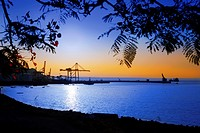
#> input picture Tagging/Images/0047.jpg, 200 x 133 px
$ python KMeansTest.py   (Python 2 division)
#> lines starting #> are read from the running program, lines starting #| are printed output that depends on the picture
### Tagging/KMeans.py
#!/usr/bin/python
# -*- coding: utf-8 -*-

"""
Classes:
 - :class:`KMeans`\n
Functions:
 - :func:`distance(X, C)<distance>`
"""

import sys

reload(sys)
sys.setdefaultencoding('utf8')

import numpy as np
import matplotlib.pyplot as plt
from sklearn.decomposition import PCA
import mpl_toolkits.mplot3d.axes3d as axes3d
from sklearn.cluster import KMeans as camins
from sklearn.metrics import euclidean_distances, calinski_harabaz_score, silhouette_score  # pairwise_distances_argmin


# [41 lines left out: function gap, not called in this run]


def distance(X, C):
    """Calculates the distance between each pixcel and each centroid.

    :param numpy.ndarray X: PxD 1st set of data points (usually data points).
    :param numpy.ndarray C: KxD 2nd set of data points (usually cluster centroids points).

    :rtype: numpy.ndarray
    :return: PxK position ij is the distance between the i-th point of X and the j-th point of C.
    """
    # np.array([np.sqrt(np.sum((X - c) ** 2, axis=1)) for c in C])  # Mas lento y en _cluster_points() axis=0
    return euclidean_distances(X, C)


class KMeans:
    def __init__(self, X, K, options=None):
        """Constructor of KMeans class

        :param numpy.ndarray X: input data
        :param int K: number of centroids
        :param dict or None options: dctionary with options
        """
        self.pca = None
        self.rgb_centroids = None
        self._init_options(options if options else {})     # DICT options
        self._init_X(X)                                    # LIST data coordinates
        self._init_rest(K)                                 # Initializes de rest of the object

    def _init_X(self, X):
        """Initialization of all pixels.
        Sets X an as an array of data in vector form (PxD where P=N*M and D=3 in the above example).

        :param numpy.ndarray X: list of all pixel values. Usually a numpy array containing an image NxMx3.
            Color-space position (R, G , B) must be at deepest array.
        """
        self.X = X.reshape(-1, X.shape[-1]).astype(np.float64)

    def _init_options(self, options):
        """Initialization of options in case some fields are left undefined

        :param dict options: dictionary with options sets de options parameters
        """
        if 'km_init' not in options:
            options['km_init'] = 'first'
        if 'verbose' not in options:
            options['verbose'] = False
        if 'tolerance' not in options:
            options['tolerance'] = 0
        if 'max_iter' not in options:
            options['max_iter'] = np.inf
        if 'fitting' not in options:
            options['fitting'] = 'fisher'

        options['km_init'] = options['km_init'].lower()
        options['fitting'] = options['fitting'].lower()

        self.options = options

    def _init_rest(self, K):
        """Initialization of the remainig data in the class.

        :param int K: number of centroids
        """
        self.K = K                                              # INT number of clusters
        if self.K > 0:
            self._init_centroids()                              # LIST centroids coordinates
            self.old_centroids = np.empty_like(self.centroids)  # LIST coordinates of centroids from previous iteration
            self.clusters = np.zeros(len(self.X))           # LIST list that assignes each element of X into a cluster
            self._cluster_points()                              # sets the first cluster assignation
        self.num_iter = 0                                       # INT current iteration

    init = {'first', 'random', 'kmeans++'}

    def _init_centroids(self):
        """Initialization of centroids depends on self.options['km_init']"""
        if self.X.shape[0] < self.K:
            print("La imagen tiene menos de " + str(self.K) + " pixeles, usando K igual a " + str(self.X.shape[0]))
            self.K = self.X.shape[0]

        centros = []
        if self.options['km_init'] == 'first':
            # c = np.unique(self.X, axis=1)[:self.K]  # Mas lento
            for pixel in self.X:
                pixel = pixel.tolist()
                if pixel not in centros:
                    centros.append(pixel)
                    if len(centros) == self.K:
                        break
        elif self.options['km_init'] == 'random':
            for pixel in np.random.randint(0, self.X.shape[0], size=self.K + int(np.sqrt(self.X.shape[0]))):
                pixel = self.X[pixel].tolist()
                if pixel not in centros:
                    centros.append(pixel)
                    if len(centros) == self.K:
                        break
        elif self.options['km_init'] == 'kmeans++':
            centros = camins(n_clusters=self.K, init='k-means++', n_init=1, max_iter=1).fit(self.X).cluster_centers_
        else:  # TODO - Opciones extra. ej. puntos con distancia maxima en el espacio, separados uniformemente ...
            print("'km_init' unspecified, using 'really_random'")
            centros = np.random.rand(self.K, self.X.shape[-1])*255  # RGB

        if len(centros) < self.K:
            print("La imagen tiene menos de " + str(self.K) + " colores, se han encontrado " + str(len(centros)))
            self.K = len(centros)

        self.centroids = np.array(centros)

    def _cluster_points(self):
        """Calculates the closest centroid of all points in X"""
        self.clusters = np.argmin(distance(self.X, self.centroids), axis=1)
        # pairwise_distances_argmin(self.X, self.centroids)  # Mas lento

    def _get_centroids(self):
        """Calculates coordinates of centroids based on the coordinates of all the points assigned to the centroid"""
        self.old_centroids = self.centroids.copy()

        for k in xrange(self.K):
            a = np.mean(self.X[np.where(self.clusters == k)], axis=0)
            if not np.allclose(a, np.array([np.nan]*self.X.shape[-1]), equal_nan=True):
                self.centroids[k] = a
            # else: self.centroids[k] = np.array([0]*self.X.shape[-1])

    def _converges(self):
        """Checks if there is a difference between current and old centroids"""
        return np.allclose(self.centroids, self.old_centroids, rtol=0, atol=self.options['tolerance'])

    def _iterate(self, show_first_time=True):
        """One iteration of K-Means algorithm. This method should reassigne all the points from X
        to their closest centroids and based on that, calculate the new position of centroids."""
        self.num_iter += 1
        self._cluster_points()
        self._get_centroids()
        if self.options['verbose']:
            self.plot(show_first_time)

    def run(self):
        """Runs K-Means algorithm until it converges or until the number
        of iterations is smaller than the maximum number of iterations."""

        # [11 lines of commented-out code are left out]

        self._iterate(True)
        while self.options['max_iter'] > self.num_iter and not self._converges():
            self._iterate(False)

    # [54 lines left out: function bestK, not called in this run]

    fit = {'gap': None, 'jump': None, 'fisher': None,  # Estan definidos dentro de fitting()
           'calinski_harabaz': calinski_harabaz_score}  # , 'silhouette': silhouette_score} peta memoria

    # [87 lines left out: functions fitting, jumpMethod, not called in this run]

    def plot(self, first_time=True):
        """Plots the results"""
        # markers_shape = 'ov^<>1234sp*hH+xDd'
        markers_color = 'bgrcmy'*int(1 + self.K/7)
        if first_time:
            plt.gcf().add_subplot(111, projection='3d')
            plt.ion()
            plt.show()

        if self.X.shape[1] > 3:
            if not self.pca:
                self.pca = PCA(n_components=3)
                self.pca.fit(self.X)
            Xt = self.pca.transform(self.X)
            Ct = self.pca.transform(self.centroids)
        else:
            Xt = self.X
            Ct = self.centroids

        for k in range(self.K):
            x, y, z = Xt[self.clusters == k, 0], Xt[self.clusters == k, 1], Xt[self.clusters == k, 2]
            plt.gca().plot(x, y, z, '.' + markers_color[k])
            plt.gca().plot(Ct[k, 0:1], Ct[k, 1:2], Ct[k, 2:3], 'o'+'k', markersize=12)

        if first_time:
            plt.xlabel('dim 1')
            plt.ylabel('dim 2')
            plt.gca().set_zlabel('dim 3')
        plt.draw()
        plt.pause(0.01)

### Tagging/KMeansTest.py
# -*- coding: utf-8 -*-
"""

@author: Ramon
"""

import sys

reload(sys)
sys.setdefaultencoding('utf8')

from skimage import io
from skimage.transform import rescale
import numpy as np
import matplotlib.pyplot as plt
import time

import KMeans as km


plt.close("all")
if __name__ == "__main__":
    im = io.imread('Images/0047.jpg')
#> im is the input picture: shape (133, 200, 3); mean R, G, B 77.8, 84.2, 117.1
    im = rescale(im, 0.4, preserve_range=True)
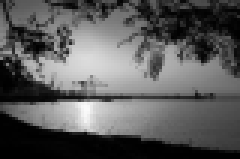
#> im: shape (53, 80, 1) float64 (shown 3 times larger); min 0, max 250.7, mean 90.7
    plt.figure(1)
    plt.imshow(im/255)
    plt.axis('off')

    X = np.reshape(im, (-1, im.shape[2]))
#> X = 4240 values, max 250.7 at index 2908, min 0 at index 4080, mean 90.72
    print X
#> (printed output is left out)
    results = []
    for k in range(1,13):
        plt.figure(3)
        options = {'verbose':True, 'km_init':'first'}

        k_m = km.KMeans(X, k, options)
        t = time.time()
#> (the run stopped early here; a loop or call above may not have finished)

$ run again, with Tagging/Images/0001.jpg copied over Tagging/Images/0047.jpg
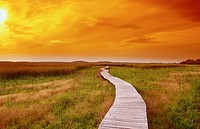
#> input picture Tagging/Images/0001.jpg, 200 x 129 px
#> im is the input picture: shape (129, 200, 3); mean R, G, B 181.7, 121.6, 39.8
#> `im = rescale(im, 0.4, preserve_range=True)`:
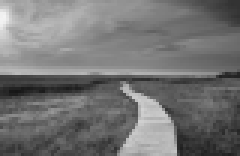
#> im: shape (52, 80, 1) float64 (shown 3 times larger); min 22.25, max 243.1, mean 116.3
#> X = 4160 values, max 243.1 at index 401, min 22.25 at index 2405, mean 116.3
#> (printed output is left out)

$ run again, with Tagging/Images/0002.jpg copied over Tagging/Images/0047.jpg
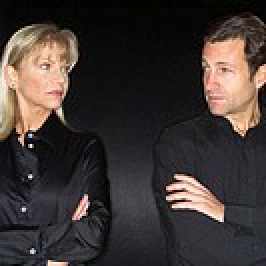
#> input picture Tagging/Images/0002.jpg, 133 x 133 px (shown 2 times larger)
#> im is the input picture: shape (133, 133, 3); mean R, G, B 62.5, 54.4, 51.9
#> `im = rescale(im, 0.4, preserve_range=True)`:
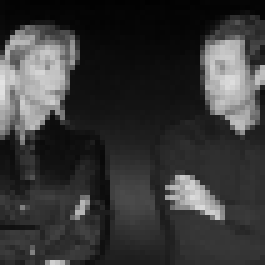
#> im: shape (53, 53, 1) float64 (shown 5 times larger); min 1.94, max 227.4, mean 55.8
#> X = 2809 values, max 227.4 at index 848, min 1.94 at index 29, mean 55.78
#> (printed output is left out)

$ run again, with Tagging/Images/0003.jpg copied over Tagging/Images/0047.jpg
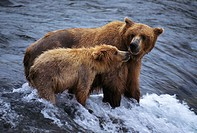
#> input picture Tagging/Images/0003.jpg, 197 x 133 px
#> im is the input picture: shape (133, 197, 3); mean R, G, B 106.6, 107.2, 118
#> `im = rescale(im, 0.4, preserve_range=True)`:
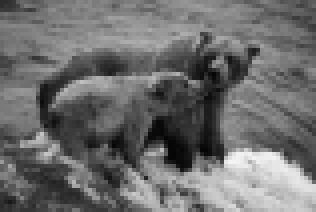
#> im: shape (53, 79, 1) float64 (shown 4 times larger); min 4.95, max 246, mean 109.7
#> X = 4187 values, max 246 at index 3217, min 4.95 at index 2974, mean 109.7
#> (printed output is left out)
